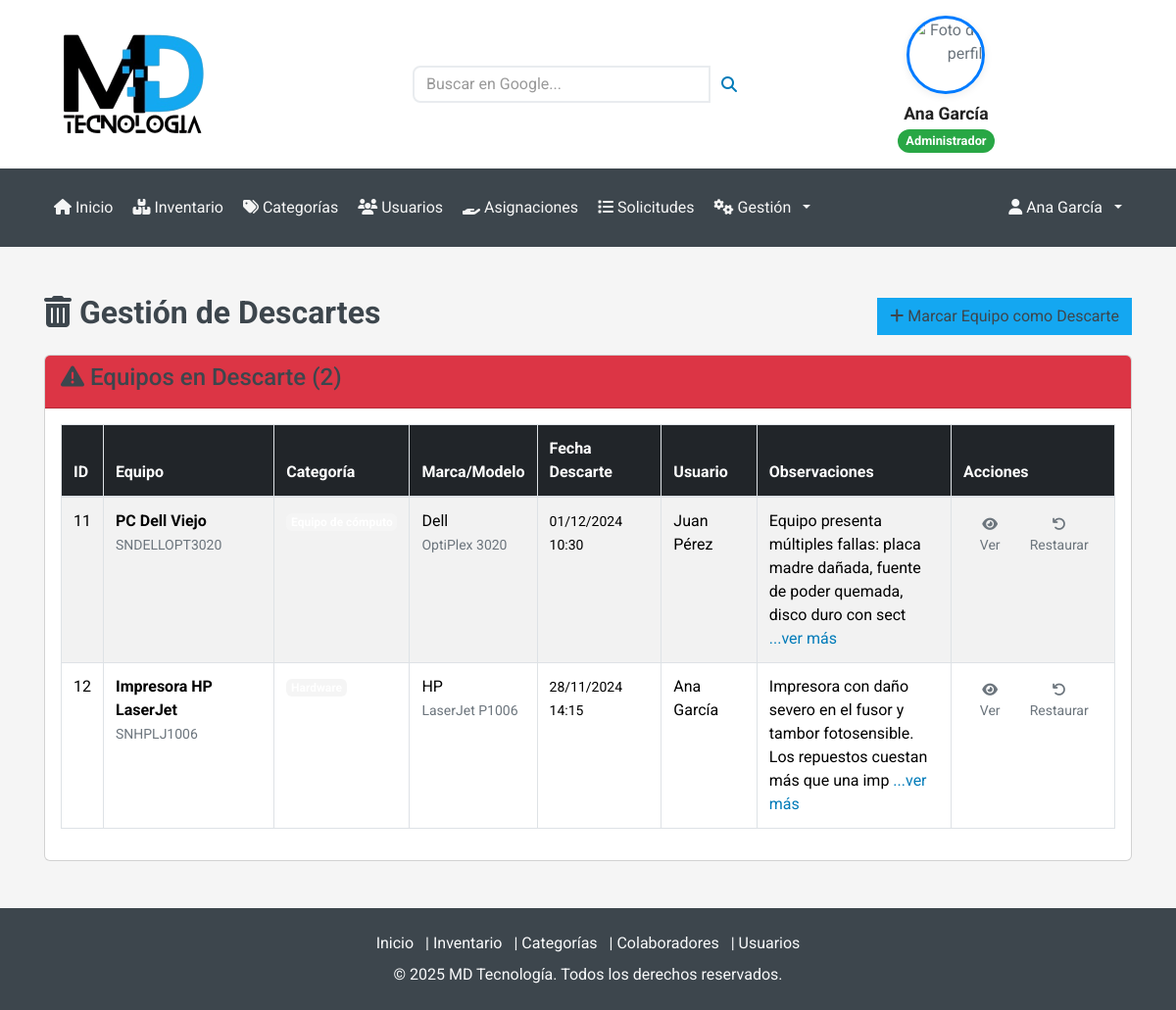
The page /Usuario/Descarte.php (signed in) on the database its author committed.
### tables this page shows
CREATE TABLE inventario (
  id INT AUTO_INCREMENT PRIMARY KEY,
  nombre_equipo VARCHAR(100) NOT NULL,
  categoria_id INT NOT NULL,
  marca VARCHAR(50),
  modelo VARCHAR(50),
  numero_serie VARCHAR(100) UNIQUE,
  costo DECIMAL(10,2),
  fecha_ingreso DATE,
  tiempo_depreciacion INT,  
  estado ENUM('activo','baja','reparacion','descarte','donado','inventario','solicitado','asignado','entrega_pendiente','revision_tecnica','donacion_pendiente') DEFAULT 'activo',
  descripcion TEXT,
  imagen VARCHAR(255),  
   
  estado_descarte ENUM('activo', 'descarte') DEFAULT 'activo',
  fecha_descarte DATETIME NULL,
  observaciones_descarte TEXT NULL,
  tecnico_descarte VARCHAR(100) NULL,
  FOREIGN KEY (categoria_id) REFERENCES categorias(id),
  INDEX idx_estado_descarte (estado_descarte)
);

### conexion.php (called while the page is built, shortened)
<?php
class Conexion {
    private $servername = "localhost";
    private $username = "root";
    private $password = "1234";
    private $dbname = "cmdb";
    private $port = 3306;
    private $conn;
    public function __construct() {
        try {
            $this->conn = new mysqli($this->servername, $this->username, $this->password, $this->dbname);
            $this->conn->set_charset("utf8mb4");
        } catch (Exception $e) {
            try {
                $this->conn = new mysqli("127.0.0.1", $this->username, $this->password, $this->dbname, $this->port);
                if ($this->conn->connect_error) {
                    throw new Exception("Error de conexión: " . $this->conn->connect_error);
                }
                $this->conn->set_charset("utf8mb4");
            } catch (Exception $e2) {
                try {
                    $this->conn = new mysqli("localhost:/tmp/mysql.sock", $this->username, $this->password, $this->dbname);
                    if ($this->conn->connect_error) {
                        throw new Exception("Error de conexión: " . $this->conn->connect_error);
                    }
                    $this->conn->set_charset("utf8mb4");
                } catch (Exception $e3) {
                    die("No se pudo establecer conexión a la base de datos. Posibles soluciones:<br>
                         1. Verifique que MySQL esté ejecutándose en WAMP<br>
                         2. Verifique que la contraseña del usuario root sea '1234'<br>
                         3. En phpMyAdmin, cambie el plugin de autenticación del usuario root a 'mysql_native_password'<br>
                         Error: " . $e3->getMessage());
                }
            }
        }
    }
    public function obtenerInventario() {
        $sql = "SELECT i.*, c.nombre AS categoria FROM inventario i
                LEFT JOIN categorias c ON i.categoria_id = c.id";
        $result = $this->conn->query($sql);
        $inventario = [];
        if ($result && $result->num_rows > 0) {
            while ($row = $result->fetch_assoc()) {
                $inventario[] = $row;
            }
        }
        return $inventario;
    }
    public function obtenerEquiposDescarte() {
        $sql = "SELECT i.*, c.nombre as categoria
                FROM inventario i
                LEFT JOIN categorias c ON i.categoria_id = c.id
                WHERE i.estado_descarte = 'descarte'
                ORDER BY i.fecha_descarte DESC";
        $result = $this->conn->query($sql);
        $equipos = [];
        if ($result && $result->num_rows > 0) {
            while ($row = $result->fetch_assoc()) {
                $equipos[] = $row;
            }
        }
        return $equipos;
    }
}
?>

### Usuario/Descarte.php (the view, shortened to what this page needs)
<?php
include('../navbar_unificado.php');
require_once '../conexion.php';
try {
    $conexion = new Conexion();
    $equiposActivos = $conexion->obtenerInventario();
    $equiposDescarte = $conexion->obtenerEquiposDescarte();
} catch (Exception $e) {
    echo '<div class="container mt-5">
            <div class="alert alert-danger">
                <h4>Error al cargar datos</h4>
                <p>Error: ' . htmlspecialchars($e->getMessage()) . '</p>
            </div>
          </div>';
    include('footer.php');
    exit;
}
?>
<div class="container mt-5">
    <div class="d-flex justify-content-between align-items-center mb-3">
        <h2><i class="fas fa-trash-alt"></i> Gestión de Descartes</h2>
        <button class="btn btn-primary" data-bs-toggle="modal" data-bs-target="#modalMarcarDescarte">
            <i class="fas fa-plus"></i> Marcar Equipo como Descarte
        </button>
    </div>
    <div class="row">
        <div class="col-12">
            <div class="card">
                <div class="card-header bg-danger text-white">
                    <h4><i class="fas fa-exclamation-triangle"></i> Equipos en Descarte (<?= count($equiposDescarte) ?>)</h4>
                </div>
                <div class="card-body">
                    <?php if (empty($equiposDescarte)): ?>
                        <div class="alert alert-info">
                            <i class="fas fa-info-circle"></i> No hay equipos marcados como descarte actualmente.
                        </div>
                    <?php else: ?>
                        <div class="table-responsive">
                            <table class="table table-striped table-bordered">
                                <thead class="table-dark">
                                    <tr>
                                        <th>ID</th>
                                        <th>Equipo</th>
                                        <th>Categoría</th>
                                        <th>Marca/Modelo</th>
                                        <th>Fecha Descarte</th>
                                        <th>Usuario</th>
                                        <th>Observaciones</th>
                                        <th>Acciones</th>
                                    </tr>
                                </thead>
                                <tbody>
                                    <?php foreach($equiposDescarte as $equipo): ?>
                                    <tr>
                                        <td><?= $equipo['id'] ?></td>
                                        <td>
                                            <strong><?= htmlspecialchars($equipo['nombre_equipo']) ?></strong><br>
                                            <small class="text-muted"><?= htmlspecialchars($equipo['numero_serie']) ?></small>
                                        </td>
                                        <td>
                                            <span class="badge bg-secondary"><?= htmlspecialchars($equipo['categoria'] ?? 'Sin categoría') ?></span>
                                        </td>
                                        <td>
                                            <?= htmlspecialchars($equipo['marca']) ?><br>
                                            <small class="text-muted"><?= htmlspecialchars($equipo['modelo']) ?></small>
                                        </td>
                                        <td>
                                            <small><?= date('d/m/Y H:i', strtotime($equipo['fecha_descarte'])) ?></small>
                                        </td>
                                        <td><?= htmlspecialchars($equipo['tecnico_descarte']) ?></td>
                                        <td>
                                            <div class="observaciones-cortas" style="max-width: 200px;">
                                                <?= htmlspecialchars(substr($equipo['observaciones_descarte'], 0, 100)) ?>
                                                <?php if (strlen($equipo['observaciones_descarte']) > 100): ?>
                                                    <a href="#" onclick="verDetalleDescarte(<?= $equipo['id'] ?>)" class="text-primary">...ver más</a>
                                                <?php endif; ?>
                                            </div>
                                        </td>
                                        <td>
                                            <div class="btn-group" role="group">
                                                <button class="btn btn-sm btn-info" onclick="verDetalleDescarte(<?= $equipo['id'] ?>)">
                                                    <i class="fas fa-eye"></i> Ver
                                                </button>
                                                <button class="btn btn-sm btn-success" onclick="restaurarEquipo(<?= $equipo['id'] ?>)">
                                                    <i class="fas fa-undo"></i> Restaurar
                                                </button>
                                            </div>
                                        </td>
                                    </tr>
                                    <?php endforeach; ?>
                                </tbody>
                            </table>
                        </div>
                    <?php endif; ?>
                </div>
            </div>
        </div>
    </div>
</div>
<?php include('footer.php'); ?>

### css/style.css (style rules this page uses)
*, *::before, *::after { box-sizing: border-box; }
html { font-family: sans-serif; line-height: 1.15; -webkit-text-size-adjust: 100%; -webkit-tap-highlight-color: rgba(0, 0, 0, 0); }
body { margin: 0; font-family: "Roboto", sans-serif; font-size: 1rem; font-weight: 400; line-height: 1.5; color: #6c757d; text-align: left; background-color: #f5f5f5; }
h2, h3, h4, h5, h6 { margin-top: 0; margin-bottom: 0.5rem; }
a { color: #007bb9; text-decoration: none; background-color: transparent; }
table { border-collapse: collapse; }
th { text-align: inherit; text-align: -webkit-match-parent; }
button { border-radius: 0; text-transform: none; }
input, button { margin: 0; font-family: inherit; font-size: inherit; line-height: inherit; overflow: visible; }
button:not(:disabled), [type="button"]:not(:disabled), [type="submit"]:not(:disabled) { cursor: pointer; }
h2, h3, h4, h5, h6, .h2, .h3, .h4, .h5, .h6 { margin-bottom: 0.5rem; font-weight: 500; line-height: 1.2; color: #3d464d; }
h2, .h2 { font-size: 2rem; }
h4, .h4 { font-size: 1.5rem; }
.container, .container-fluid { width: 100%; padding-right: 15px; padding-left: 15px; margin-right: auto; margin-left: auto; }
.row { display: flex; flex-wrap: wrap; margin-right: -15px; margin-left: -15px; }
.col-6, .col-12, .col-sm-6, .col-md-4, .col-md-5, .col-md-6, .col-md-8, .col-md-12, .col-lg-3, .col-lg-4, .col-lg-5, .col-lg-7, .col-lg-8, .col-lg-9 { position: relative; width: 100%; padding-right: 15px; padding-left: 15px; }
.col-12 { flex: 0 0 100%; max-width: 100%; }
.table { width: 100%; margin-bottom: 1rem; color: #6c757d; }
.table th, .table td { padding: 0.75rem; vertical-align: top; border-top: 1px solid #dee2e6; }
.table thead th { vertical-align: bottom; border-bottom: 2px solid #dee2e6; }
.table-bordered { border: 1px solid #dee2e6; }
.table-bordered th, .table-bordered td { border: 1px solid #dee2e6; }
.table-bordered thead th, .table-bordered thead td { border-bottom-width: 2px; }
.table-responsive { display: block; width: 100%; overflow-x: auto; -webkit-overflow-scrolling: touch; }
.table-responsive > .table-bordered { border: 0; }
.btn { display: inline-block; font-weight: 400; color: #6c757d; text-align: center; vertical-align: middle; user-select: none; background-color: transparent; border: 1px solid transparent; padding: 0.375rem 0.75rem; font-size: 1rem; line-height: 1.5; border-radius: 0; transition: color 0.15s ease-in-out, background-color 0.15s ease-in-out, border-color 0.15s ease-in-out, box-shadow 0.15s ease-in-out; }
.btn:not(:disabled):not(.disabled) { cursor: pointer; }
.btn-primary { color: #212529; background-color: #14a7f1; border-color: #14a7f1; }
.btn-sm { padding: 0.25rem 0.5rem; font-size: 0.875rem; line-height: 1.5; border-radius: 0; }
.badge { display: inline-block; padding: 0.25em 0.4em; font-size: 75%; font-weight: 700; line-height: 1; text-align: center; white-space: nowrap; vertical-align: baseline; transition: color 0.15s ease-in-out, background-color 0.15s ease-in-out, border-color 0.15s ease-in-out, box-shadow 0.15s ease-in-out; }
.bg-secondary { background-color: #f5f5f5 !important; }
.d-flex { display: flex !important; }
.justify-content-between { justify-content: space-between !important; }
.align-items-center { align-items: center !important; }
.mb-3, .my-3 { margin-bottom: 1rem !important; }
.mt-5, .my-5 { margin-top: 3rem !important; }
.text-primary { color: #007bb9 !important; }
.text-muted { color: #6c757d !important; }
h2, h3 { font-weight: 700 !important; }
.btn.btn-primary { color: #3d464d !important; }

### rows shown on the page
inventario: id "11", nombre_equipo "PC Dell Viejo", numero_serie "SNDELLOPT3020", marca "Dell", modelo "OptiPlex 3020", fecha_descarte "01/12/2024 10:30", tecnico_descarte "Juan Pérez", observaciones_descarte "Equipo presenta múltiples fallas: placa madre dañada, fuente de poder quemada, disco duro con sect"
inventario: id "12", nombre_equipo "Impresora HP LaserJet", numero_serie "SNHPLJ1006", marca "HP", modelo "LaserJet P1006", fecha_descarte "28/11/2024 14:15", tecnico_descarte "Ana García", observaciones_descarte "Impresora con daño severo en el fusor y tambor fotosensible. Los repuestos cuestan más que una imp"

### other values the page prints
$nombreUsuario "Ana García"
$rolUsuario "Administrador"
count($equiposDescarte) "2"
